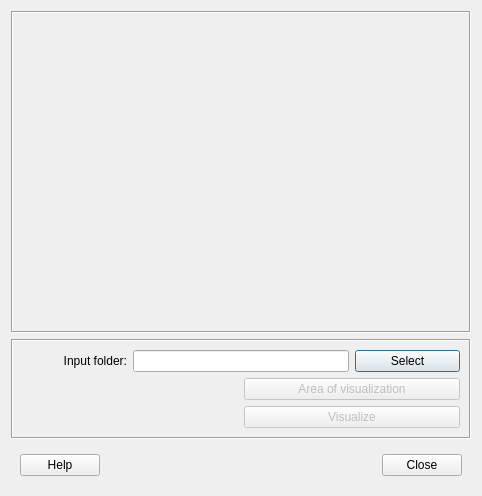
<?xml version="1.0" encoding="UTF-8"?>
<ui version="4.0">
 <class>SVFDialogBase</class>
 <widget class="QDialog" name="SVFDialogBase">
  <property name="enabled">
   <bool>true</bool>
  </property>
  <property name="geometry">
   <rect>
    <x>0</x>
    <y>0</y>
    <width>482</width>
    <height>496</height>
   </rect>
  </property>
  <property name="windowTitle">
   <string>SEBE Visualizer</string>
  </property>
  <layout class="QGridLayout" name="gridLayout_2">
   <item row="1" column="0" colspan="2">
    <widget class="QFrame" name="frame">
     <property name="sizePolicy">
      <sizepolicy hsizetype="Minimum" vsizetype="Fixed">
       <horstretch>0</horstretch>
       <verstretch>0</verstretch>
      </sizepolicy>
     </property>
     <property name="frameShape">
      <enum>QFrame::Box</enum>
     </property>
     <property name="frameShadow">
      <enum>QFrame::Sunken</enum>
     </property>
     <layout class="QGridLayout" name="gridLayout">
      <item row="0" column="0">
       <widget class="QLabel" name="label_4">
        <property name="text">
         <string>Input folder:</string>
        </property>
        <property name="alignment">
         <set>Qt::AlignRight|Qt::AlignTrailing|Qt::AlignVCenter</set>
        </property>
       </widget>
      </item>
      <item row="0" column="1" colspan="2">
       <widget class="QLineEdit" name="textOutput"/>
      </item>
      <item row="0" column="3">
       <widget class="QPushButton" name="pushButtonDirectory">
        <property name="text">
         <string>Select</string>
        </property>
       </widget>
      </item>
      <item row="1" column="2" colspan="2">
       <widget class="QPushButton" name="pushButtonSelect">
        <property name="enabled">
         <bool>false</bool>
        </property>
        <property name="text">
         <string>Area of visualization</string>
        </property>
       </widget>
      </item>
      <item row="2" column="1">
       <widget class="QLabel" name="label">
        <property name="text">
         <string/>
        </property>
       </widget>
      </item>
      <item row="2" column="2" colspan="2">
       <widget class="QPushButton" name="pushButtonVisualize">
        <property name="enabled">
         <bool>false</bool>
        </property>
        <property name="cursor">
         <cursorShape>ArrowCursor</cursorShape>
        </property>
        <property name="text">
         <string>Visualize</string>
        </property>
       </widget>
      </item>
     </layout>
    </widget>
   </item>
   <item row="0" column="0" colspan="2">
    <widget class="QFrame" name="frame_2">
     <property name="autoFillBackground">
      <bool>true</bool>
     </property>
     <property name="frameShape">
      <enum>QFrame::Box</enum>
     </property>
     <property name="frameShadow">
      <enum>QFrame::Sunken</enum>
     </property>
     <layout class="QVBoxLayout" name="verticalLayout">
      <item>
       <layout class="QVBoxLayout" name="layout"/>
      </item>
     </layout>
    </widget>
   </item>
   <item row="2" column="0" colspan="2">
    <widget class="QFrame" name="frame_3">
     <property name="sizePolicy">
      <sizepolicy hsizetype="Preferred" vsizetype="Fixed">
       <horstretch>0</horstretch>
       <verstretch>0</verstretch>
      </sizepolicy>
     </property>
     <property name="frameShape">
      <enum>QFrame::NoFrame</enum>
     </property>
     <property name="frameShadow">
      <enum>QFrame::Raised</enum>
     </property>
     <layout class="QGridLayout" name="gridLayout_4">
      <item row="0" column="0">
       <widget class="QPushButton" name="helpButton">
        <property name="sizePolicy">
         <sizepolicy hsizetype="Minimum" vsizetype="Minimum">
          <horstretch>0</horstretch>
          <verstretch>0</verstretch>
         </sizepolicy>
        </property>
        <property name="text">
         <string>Help</string>
        </property>
       </widget>
      </item>
      <item row="0" column="2">
       <widget class="QPushButton" name="pushButton">
        <property name="sizePolicy">
         <sizepolicy hsizetype="Minimum" vsizetype="Minimum">
          <horstretch>0</horstretch>
          <verstretch>0</verstretch>
         </sizepolicy>
        </property>
        <property name="text">
         <string>Close</string>
        </property>
       </widget>
      </item>
      <item row="0" column="1">
       <spacer name="horizontalSpacer">
        <property name="orientation">
         <enum>Qt::Horizontal</enum>
        </property>
        <property name="sizeHint" stdset="0">
         <size>
          <width>40</width>
          <height>20</height>
         </size>
        </property>
       </spacer>
      </item>
     </layout>
    </widget>
   </item>
  </layout>
 </widget>
 <resources/>
 <connections>
  <connection>
   <sender>pushButton</sender>
   <signal>clicked()</signal>
   <receiver>SVFDialogBase</receiver>
   <slot>accept()</slot>
   <hints>
    <hint type="sourcelabel">
     <x>415</x>
     <y>470</y>
    </hint>
    <hint type="destinationlabel">
     <x>325</x>
     <y>491</y>
    </hint>
   </hints>
  </connection>
 </connections>
 <slots>
  <slot>changelayer()</slot>
  <slot>saveRasterFileName()</slot>
 </slots>
</ui>
